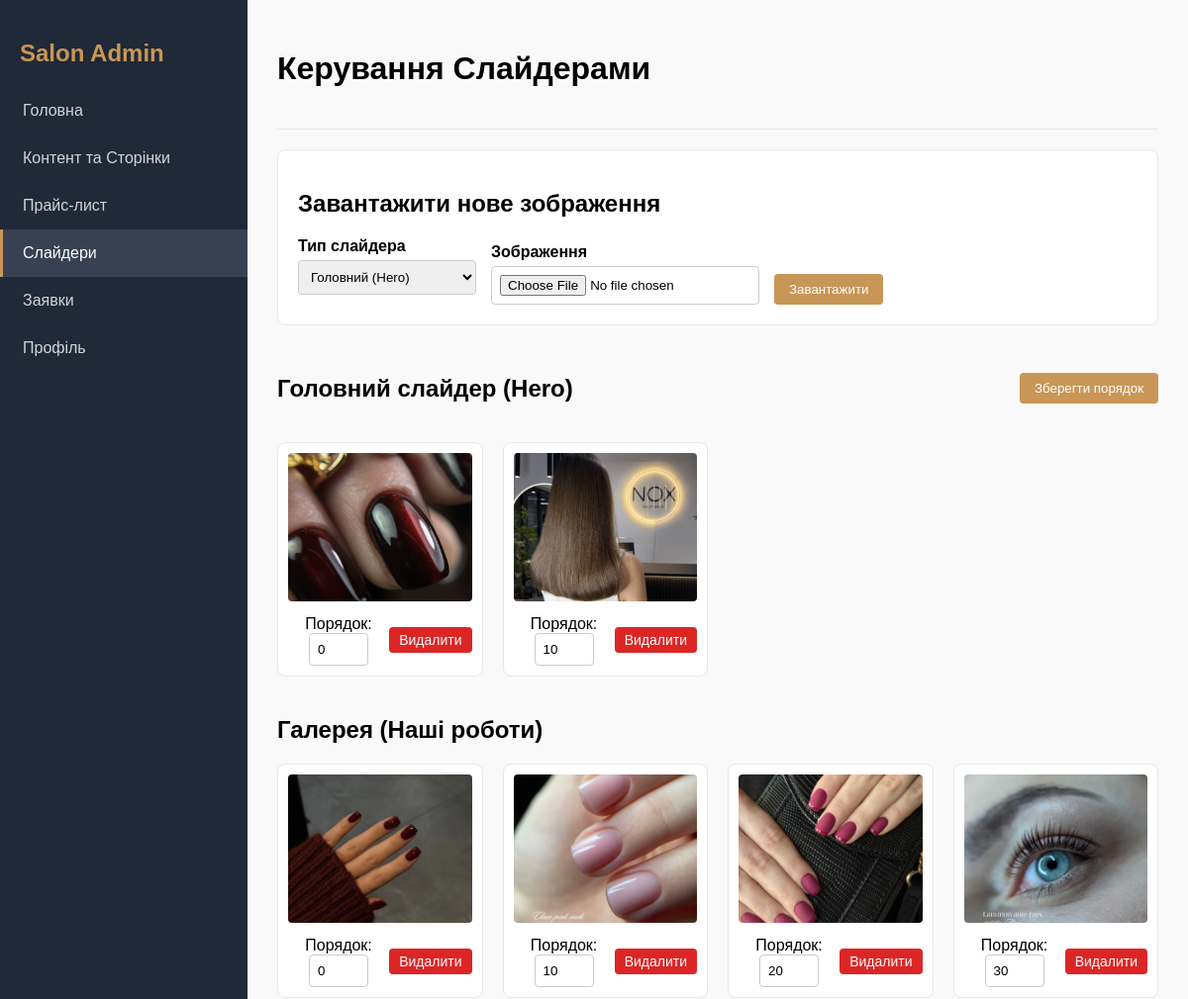
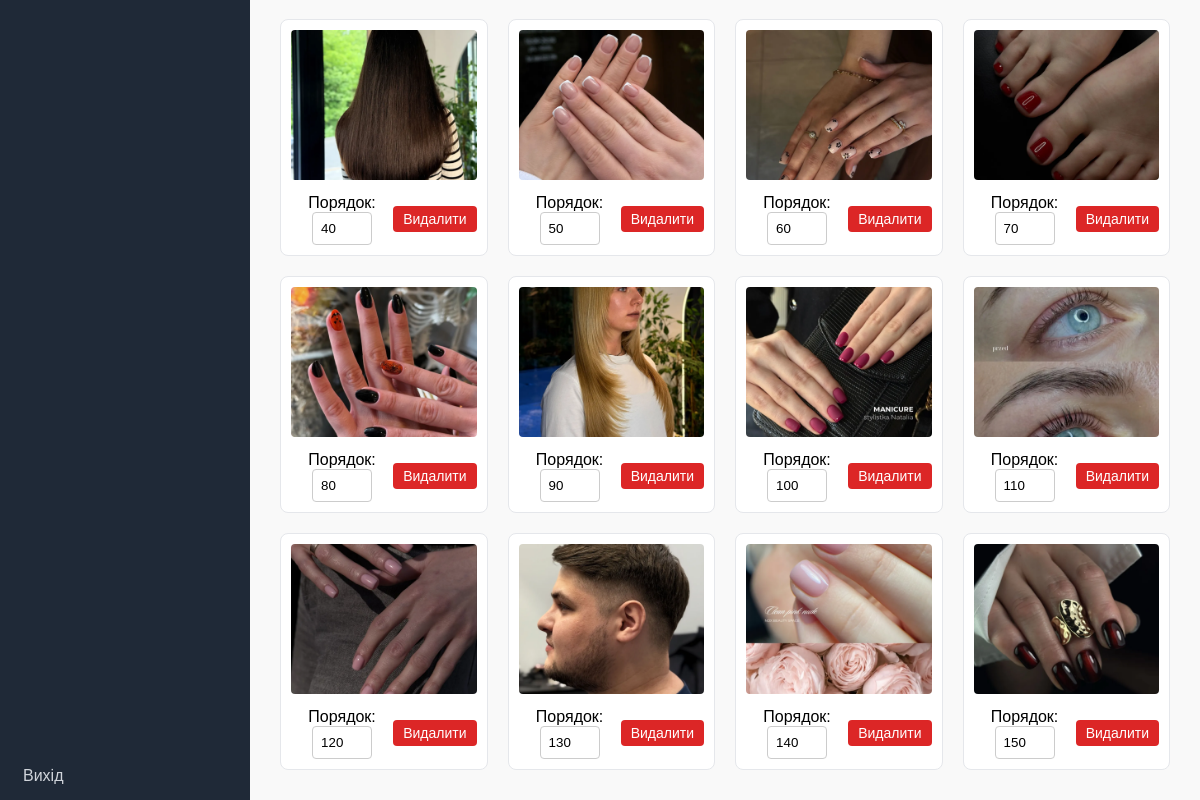
Page /admin/?action=sliders (signed in) on the committed database (2 pictures, top to bottom).
### tables this page shows
CREATE TABLE `slider_images` (
  `id` int(11) NOT NULL AUTO_INCREMENT,
  `slider_type` varchar(50) NOT NULL,
  `image_path` varchar(255) NOT NULL,
  `sort_order` int(11) DEFAULT 0,
  PRIMARY KEY (`id`)
);

### config.php (called while the page is built)
<?php
return [
    'db' => [
        'host' => getenv('DB_HOST') ?: 'MariaDB-11.2',
        'dbname' => getenv('DB_NAME') ?: 'salon_cms',
        'user' => getenv('DB_USER') ?: 'root',
        'password' => getenv('DB_PASS') !== false ? getenv('DB_PASS') : '',
        'charset' => 'utf8mb4'
    ],
    'site' => [
        'url' => getenv('SITE_URL') ?: '',
        'phone' => getenv('SITE_PHONE') ?: '+48 666 623 396',
        'ga4_id' => getenv('GA4_ID') ?: '',
        'gads_id' => getenv('GADS_ID') ?: '',
        'google_verification' => getenv('GOOGLE_VERIFICATION') ?: '',
        'bing_verification' => getenv('BING_VERIFICATION') ?: '',
    ],
    'mail' => [
        'admin_email' => 'vladbilous17@gmail.com',
        'smtp_host' => 'smtp.gmail.com',
        'smtp_port' => 587,
        'smtp_user' => 'vladbilous17@gmail.com',
        'smtp_pass' => 'your_app_password',
        'smtp_secure' => 'tls',
    ]
];

### DB.php (called while the page is built, shortened)
<?php
class DB {
    private static $pdo = null;
    public static function getConnection() {
        if (self::$pdo === null) {
            $config = require __DIR__ . '/config.php';
            $db = $config['db'];
            $dsn = "mysql:host={$db['host']};dbname={$db['dbname']};charset={$db['charset']}";
            try {
                self::$pdo = new PDO($dsn, $db['user'], $db['password'], [
                    PDO::ATTR_ERRMODE => PDO::ERRMODE_EXCEPTION,
                    PDO::ATTR_DEFAULT_FETCH_MODE => PDO::FETCH_ASSOC,
                ]);
            } catch (PDOException $e) {
                die("Database connection failed. Please run install.php first or check config.php");
            }
        }
        return self::$pdo;
    }
    public static function query($sql, $params = []) {
        $stmt = self::getConnection()->prepare($sql);
        $stmt->execute($params);
        return $stmt;
    }
    public static function fetchAll($sql, $params = []) {
        return self::query($sql, $params)->fetchAll();
    }
}

### admin/sliders.php (the view, shortened to what this page needs)
<?php
$hero_images = DB::fetchAll("SELECT * FROM slider_images WHERE slider_type = 'hero' ORDER BY sort_order ASC");
$gallery_images = DB::fetchAll("SELECT * FROM slider_images WHERE slider_type = 'gallery' ORDER BY sort_order ASC");
$pageTitle = "Керування Слайдерами";
?>
<div class="upload-form">
    <h2>Завантажити нове зображення</h2>
    <form method="POST" enctype="multipart/form-data" style="display: flex; gap: 15px; align-items: flex-end;">
        <div class="form-group" style="margin-bottom: 0;">
            <label>Тип слайдера</label>
            <select name="slider_type" required>
                <option value="hero">Головний (Hero)</option>
            </select>
        </div>
        <div class="form-group" style="margin-bottom: 0;">
            <label>Зображення</label>
            <input type="file" name="image" accept="image/*" required style="margin-bottom: 0;">
        </div>
        <button type="submit" name="upload_image" class="btn">Завантажити</button>
    </form>
</div>
<form method="POST">
    <div style="display: flex; justify-content: space-between; align-items: center;">
        <h2>Головний слайдер (Hero)</h2>
        <button type="submit" name="update_sort" class="btn">Зберегти порядок</button>
    </div>
    <div class="slider-grid">
        <?php if(empty($hero_images)): ?>
            <p>Немає зображень.</p>
        <?php else: ?>
            <?php foreach ($hero_images as $img): ?>
                <div class="slider-item">
                    <img src="<?= htmlspecialchars($img['image_path']) ?>" alt="Slide">
                    <div style="display: flex; justify-content: space-between; align-items: center;">
                        <div>
                            Порядок: <input type="number" name="sort_order[<?= $img['id'] ?>]" value="<?= $img['sort_order'] ?>">
                        </div>
                        <a href="?action=sliders&delete_id=<?= $img['id'] ?>" class="delete-btn" onclick="return confirm('Ви впевнені?')">Видалити</a>
                    </div>
                </div>
            <?php endforeach; ?>
        <?php endif; ?>
    </div>
    <h2 style="margin-top: 40px;">Галерея (Наші роботи)</h2>
    <div class="slider-grid">
        <?php if(empty($gallery_images)): ?>
            <p>Немає зображень.</p>
        <?php else: ?>
            <?php foreach ($gallery_images as $img): ?>
                <div class="slider-item">
                    <img src="<?= htmlspecialchars($img['image_path']) ?>" alt="Slide">
                    <div style="display: flex; justify-content: space-between; align-items: center;">
                        <div>
                            Порядок: <input type="number" name="sort_order[<?= $img['id'] ?>]" value="<?= $img['sort_order'] ?>">
                        </div>
                        <a href="?action=sliders&delete_id=<?= $img['id'] ?>" class="delete-btn" onclick="return confirm('Ви впевнені?')">Видалити</a>
                    </div>
                </div>
            <?php endforeach; ?>
        <?php endif; ?>
    </div>
</form>
<?php
$content = ob_get_clean();
require __DIR__ . '/layout.php';

### admin/index.php (shortened to what this page needs)
<?php
require_once __DIR__ . '/../DB.php';
$action = isset($_GET['action']) ? $_GET['action'] : 'dashboard';
    ?>
    <?php
if ($action === 'dashboard') {
    require __DIR__ . '/dashboard.php';
} elseif ($action === 'pages') {
    require __DIR__ . '/pages.php';
} elseif ($action === 'contacts') {
    require __DIR__ . '/contacts.php';
} elseif ($action === 'profile') {
    require __DIR__ . '/profile.php';
} elseif ($action === 'sliders') {
    require __DIR__ . '/sliders.php';
} elseif ($action === 'services') {
    require __DIR__ . '/services.php';
} else {
    echo "404 Admin Page";
}

### admin/layout.php (shortened to what this page needs)
<!DOCTYPE html>
<html lang="uk">
<head>
</head>
<body>
    <div class="sidebar">
        <h2 style="padding: 0 20px; color: #c89656;">Salon Admin</h2>
        <a href="/admin/?action=dashboard" class="<?= $action === 'dashboard' ? 'active' : '' ?>">Головна</a>
        <a href="/admin/?action=pages" class="<?= $action === 'pages' ? 'active' : '' ?>">Контент та Сторінки</a>
        <a href="/admin/?action=services" class="<?= $action === 'services' ? 'active' : '' ?>">Прайс-лист</a>
        <a href="/admin/?action=sliders" class="<?= $action === 'sliders' ? 'active' : '' ?>">Слайдери</a>
        <a href="/admin/?action=contacts" class="<?= $action === 'contacts' ? 'active' : '' ?>">Заявки</a>
        <a href="/admin/?action=profile" class="<?= $action === 'profile' ? 'active' : '' ?>">Профіль</a>
        <a href="/admin/?action=logout" style="margin-top: auto;">Вихід</a>
    </div>
    <div class="content">
        <div class="header">
            <h1><?= $pageTitle ?? 'Dashboard' ?></h1>
        </div>
        <?= $content ?>
    </div>
</body>
</html>

### admin/layout.php (style rules this page uses)
body { margin: 0; font-family: sans-serif; display: flex; height: 100vh; overflow: hidden; background: #f9f9f9; }
.sidebar { width: 250px; flex-shrink: 0; background: #1f2937; color: white; padding-top: 20px; display: flex; flex-direction: column; }
.sidebar a { display: block; padding: 15px 20px; color: #d1d5db; text-decoration: none; border-left: 3px solid transparent; }
.sidebar a:hover, .sidebar a.active { background: #374151; color: white; border-left-color: #c89656; }
.content { flex-grow: 1; padding: 30px; overflow-y: auto; position: relative; }
.header { display: flex; justify-content: space-between; align-items: center; border-bottom: 1px solid #e5e7eb; padding-bottom: 20px; margin-bottom: 20px; }
.btn { padding: 8px 15px; background: #c89656; color: white; text-decoration: none; border-radius: 4px; border: none; cursor: pointer; }
input, select, textarea { width: 100%; padding: 8px; border: 1px solid #ccc; border-radius: 4px; box-sizing: border-box; margin-bottom:10px; }
.form-group { margin-bottom: 15px; }
.form-group label { display: block; margin-bottom: 5px; font-weight: bold; }

### admin/sliders.php (style rules this page uses)
.slider-grid { display: grid; grid-template-columns: repeat(auto-fill, minmax(200px, 1fr)); gap: 20px; margin-top: 20px; }
.slider-item { background: white; border: 1px solid #e5e7eb; padding: 10px; border-radius: 8px; text-align: center; }
.slider-item img { width: 100%; height: 150px; object-fit: cover; border-radius: 4px; margin-bottom: 10px; }
.slider-item input[type="number"] { width: 60px; display: inline-block; margin-bottom: 0; }
.delete-btn { background: #dc2626; color: white; padding: 5px 10px; text-decoration: none; border-radius: 4px; font-size: 14px; }
.upload-form { background: white; padding: 20px; border-radius: 8px; border: 1px solid #e5e7eb; margin-bottom: 30px; }

### rows in the picture
slider_images: image_path (picture), sort_order "0"
slider_images: image_path (picture), sort_order "10"
slider_images: image_path (picture), sort_order "0"
slider_images: image_path (picture), sort_order "10"
slider_images: image_path (picture), sort_order "20"
slider_images: image_path (picture), sort_order "30"
slider_images: image_path (picture), sort_order "40"
slider_images: image_path (picture), sort_order "50"
slider_images: image_path (picture), sort_order "60"
slider_images: image_path (picture), sort_order "70"
slider_images: image_path (picture), sort_order "80"
slider_images: image_path (picture), sort_order "90"
slider_images: image_path (picture), sort_order "100"
slider_images: image_path (picture), sort_order "110"
slider_images: image_path (picture), sort_order "120"
slider_images: image_path (picture), sort_order "130"
slider_images: image_path (picture), sort_order "140"
slider_images: image_path (picture), sort_order "150"

### other values in the picture
$pageTitle "Керування Слайдерами"
